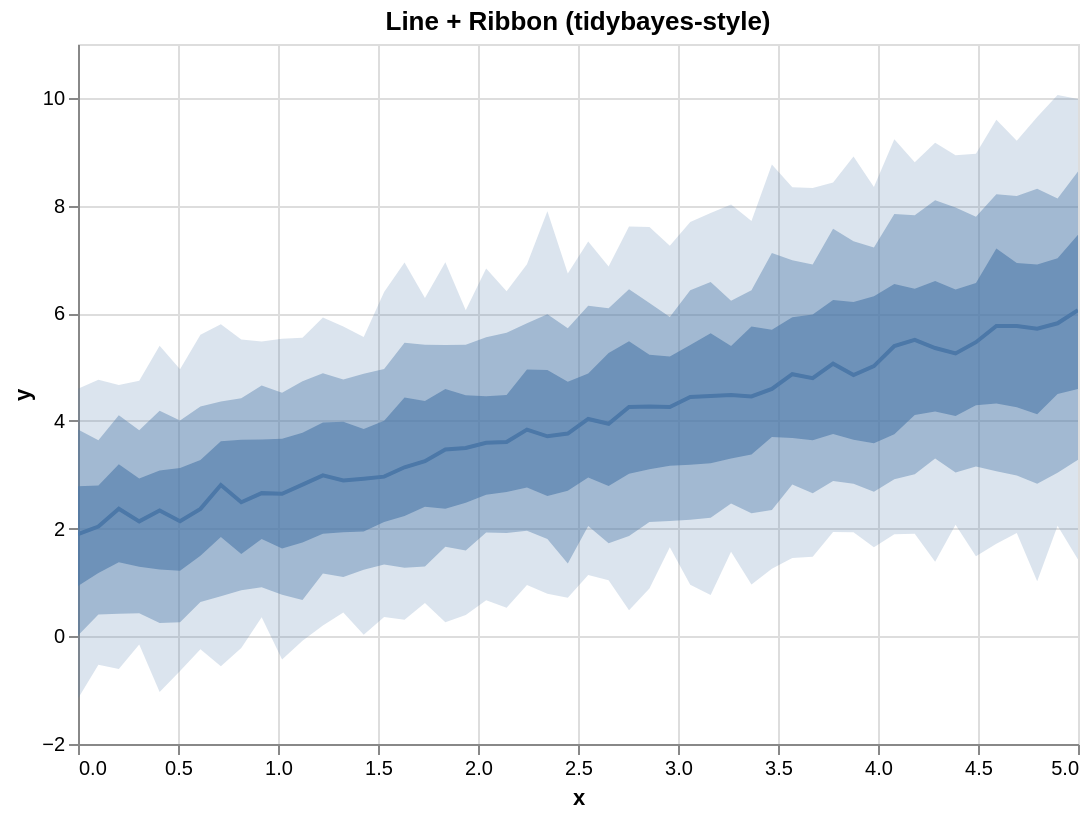

The specification (Vega-Lite) saved for this image:
### Vega-Lite specification from a JSON file in a GitHub repository (floating-point values rounded to 4 significant figures)
{"$schema": "https://vega.github.io/schema/vega-lite/v5.json", "config": {"axis": {"labelLimit": 0}, "header": {"labelLimit": 0}, "legend": {"labelLimit": 0}}, "data": {"values": [{"__median__": 4.259, "hi_0_5_": 5.478, "hi_0_8_": 6.445, "hi_0_95_": 7.609, "lo_0_5_": 3.017, "lo_0_8_": 1.865, "lo_0_95_": 0.4817, "x": 2.755}, {"__median__": 2.989, "hi_0_5_": 3.969, "hi_0_8_": 4.886, "hi_0_95_": 5.921, "lo_0_5_": 1.903, "lo_0_8_": 1.168, "lo_0_95_": 0.1989, "x": 1.224}, {"__median__": 4.481, "hi_0_5_": 5.391, "hi_0_8_": 6.233, "hi_0_95_": 8.019, "lo_0_5_": 3.304, "lo_0_8_": 2.465, "lo_0_95_": 1.571, "x": 3.265}, {"__median__": 5.064, "hi_0_5_": 6.243, "hi_0_8_": 7.568, "hi_0_95_": 8.427, "lo_0_5_": 3.757, "lo_0_8_": 2.882, "lo_0_95_": 1.936, "x": 3.776}, {"__median__": 5.462, "hi_0_5_": 6.563, "hi_0_8_": 7.793, "hi_0_95_": 8.963, "lo_0_5_": 4.289, "lo_0_8_": 3.152, "lo_0_95_": 1.488, "x": 4.49}, {"__median__": 2.037, "hi_0_5_": 2.801, "hi_0_8_": 3.64, "hi_0_95_": 4.766, "lo_0_5_": 1.176, "lo_0_8_": 0.4034, "lo_0_95_": -0.5273, "x": 0.102}, {"__median__": 5.39, "hi_0_5_": 6.541, "hi_0_8_": 7.842, "hi_0_95_": 9.229, "lo_0_5_": 3.75, "lo_0_8_": 2.915, "lo_0_95_": 1.894, "x": 4.082}, {"__median__": 2.134, "hi_0_5_": 2.93, "hi_0_8_": 3.826, "hi_0_95_": 4.746, "lo_0_5_": 1.292, "lo_0_8_": 0.4303, "lo_0_95_": -0.1507, "x": 0.3061}, {"__median__": 5.712, "hi_0_5_": 6.904, "hi_0_8_": 8.313, "hi_0_95_": 9.643, "lo_0_5_": 4.123, "lo_0_8_": 2.832, "lo_0_95_": 1.024, "x": 4.796}, {"__median__": 3.714, "hi_0_5_": 4.944, "hi_0_8_": 5.982, "hi_0_95_": 7.895, "lo_0_5_": 2.606, "lo_0_8_": 1.807, "lo_0_95_": 0.7923, "x": 2.347}, {"__median__": 2.369, "hi_0_5_": 3.196, "hi_0_8_": 4.105, "hi_0_95_": 4.666, "lo_0_5_": 1.375, "lo_0_8_": 0.4178, "lo_0_95_": -0.6051, "x": 0.2041}, {"__median__": 4.463, "hi_0_5_": 5.627, "hi_0_8_": 6.582, "hi_0_95_": 7.862, "lo_0_5_": 3.214, "lo_0_8_": 2.202, "lo_0_95_": 0.7654, "x": 3.163}, {"__median__": 5.506, "hi_0_5_": 6.455, "hi_0_8_": 7.82, "hi_0_95_": 8.804, "lo_0_5_": 4.109, "lo_0_8_": 3.008, "lo_0_95_": 1.902, "x": 4.184}, {"__median__": 3.838, "hi_0_5_": 4.956, "hi_0_8_": 5.813, "hi_0_95_": 6.91, "lo_0_5_": 2.763, "lo_0_8_": 1.961, "lo_0_95_": 0.9551, "x": 2.245}, {"__median__": 4.037, "hi_0_5_": 4.881, "hi_0_8_": 6.138, "hi_0_95_": 7.331, "lo_0_5_": 2.951, "lo_0_8_": 2.048, "lo_0_95_": 1.137, "x": 2.551}, {"__median__": 2.647, "hi_0_5_": 3.67, "hi_0_8_": 4.525, "hi_0_95_": 5.528, "lo_0_5_": 1.629, "lo_0_8_": 0.7703, "lo_0_95_": -0.4323, "x": 1.02}, {"__median__": 4.867, "hi_0_5_": 5.925, "hi_0_8_": 6.986, "hi_0_95_": 8.338, "lo_0_5_": 3.684, "lo_0_8_": 2.819, "lo_0_95_": 1.455, "x": 3.571}, {"__median__": 5.018, "hi_0_5_": 6.318, "hi_0_8_": 7.22, "hi_0_95_": 8.345, "lo_0_5_": 3.584, "lo_0_8_": 2.684, "lo_0_95_": 1.656, "x": 3.98}, {"__median__": 2.809, "hi_0_5_": 3.622, "hi_0_8_": 4.362, "hi_0_95_": 5.794, "lo_0_5_": 1.846, "lo_0_8_": 0.7446, "lo_0_95_": -0.5552, "x": 0.7143}, {"__median__": 5.353, "hi_0_5_": 6.599, "hi_0_8_": 8.099, "hi_0_95_": 9.168, "lo_0_5_": 4.173, "lo_0_8_": 3.302, "lo_0_95_": 1.385, "x": 4.286}, {"__median__": 2.49, "hi_0_5_": 3.65, "hi_0_8_": 4.42, "hi_0_95_": 5.513, "lo_0_5_": 1.528, "lo_0_8_": 0.8538, "lo_0_95_": -0.2182, "x": 0.8163}, {"__median__": 3.948, "hi_0_5_": 5.261, "hi_0_8_": 6.094, "hi_0_95_": 6.867, "lo_0_5_": 2.794, "lo_0_8_": 1.73, "lo_0_95_": 1.039, "x": 2.653}, {"__median__": 5.813, "hi_0_5_": 7.023, "hi_0_8_": 8.131, "hi_0_95_": 10.05, "lo_0_5_": 4.5, "lo_0_8_": 3.037, "lo_0_95_": 2.053, "x": 4.898}, {"__median__": 4.267, "hi_0_5_": 5.228, "hi_0_8_": 6.19, "hi_0_95_": 7.603, "lo_0_5_": 3.101, "lo_0_8_": 2.124, "lo_0_95_": 0.8881, "x": 2.857}, {"__median__": 3.469, "hi_0_5_": 4.594, "hi_0_8_": 5.408, "hi_0_95_": 6.949, "lo_0_5_": 2.368, "lo_0_8_": 1.665, "lo_0_95_": 0.2605, "x": 1.837}, {"__median__": 4.795, "hi_0_5_": 5.975, "hi_0_8_": 6.907, "hi_0_95_": 8.324, "lo_0_5_": 3.64, "lo_0_8_": 2.657, "lo_0_95_": 1.477, "x": 3.673}, {"__median__": 3.608, "hi_0_5_": 4.48, "hi_0_8_": 5.636, "hi_0_95_": 6.408, "lo_0_5_": 2.678, "lo_0_8_": 1.919, "lo_0_95_": 0.5314, "x": 2.143}, {"__median__": 5.763, "hi_0_5_": 6.932, "hi_0_8_": 8.176, "hi_0_95_": 9.205, "lo_0_5_": 4.254, "lo_0_8_": 2.988, "lo_0_95_": 1.919, "x": 4.694}, {"__median__": 2.895, "hi_0_5_": 3.985, "hi_0_8_": 4.771, "hi_0_95_": 5.755, "lo_0_5_": 1.932, "lo_0_8_": 1.1, "lo_0_95_": 0.4435, "x": 1.327}, {"__median__": 2.136, "hi_0_5_": 3.127, "hi_0_8_": 4.007, "hi_0_95_": 4.958, "lo_0_5_": 1.216, "lo_0_8_": 0.2592, "lo_0_95_": -0.6452, "x": 0.5102}, {"__median__": 3.766, "hi_0_5_": 4.727, "hi_0_8_": 5.72, "hi_0_95_": 6.737, "lo_0_5_": 2.702, "lo_0_8_": 1.354, "lo_0_95_": 0.7181, "x": 2.449}, {"__median__": 4.444, "hi_0_5_": 5.409, "hi_0_8_": 6.425, "hi_0_95_": 7.695, "lo_0_5_": 3.186, "lo_0_8_": 2.164, "lo_0_95_": 0.957, "x": 3.061}, {"__median__": 6.057, "hi_0_5_": 7.459, "hi_0_8_": 8.633, "hi_0_95_": 9.978, "lo_0_5_": 4.591, "lo_0_8_": 3.281, "lo_0_95_": 1.427, "x": 5.0}, {"__median__": 5.764, "hi_0_5_": 7.202, "hi_0_8_": 8.211, "hi_0_95_": 9.593, "lo_0_5_": 4.324, "lo_0_8_": 3.066, "lo_0_95_": 1.72, "x": 4.592}, {"__median__": 2.366, "hi_0_5_": 3.275, "hi_0_8_": 4.268, "hi_0_95_": 5.6, "lo_0_5_": 1.495, "lo_0_8_": 0.6369, "lo_0_95_": -0.2408, "x": 0.6122}, {"__median__": 3.496, "hi_0_5_": 4.476, "hi_0_8_": 5.413, "hi_0_95_": 6.056, "lo_0_5_": 2.481, "lo_0_8_": 1.594, "lo_0_95_": 0.3973, "x": 1.939}, {"__median__": 2.965, "hi_0_5_": 4.003, "hi_0_8_": 4.966, "hi_0_95_": 6.395, "lo_0_5_": 2.122, "lo_0_8_": 1.333, "lo_0_95_": 0.3574, "x": 1.531}, {"__median__": 4.853, "hi_0_5_": 6.209, "hi_0_8_": 7.337, "hi_0_95_": 8.913, "lo_0_5_": 3.652, "lo_0_8_": 2.833, "lo_0_95_": 1.935, "x": 3.878}, {"__median__": 3.594, "hi_0_5_": 4.457, "hi_0_8_": 5.556, "hi_0_95_": 6.832, "lo_0_5_": 2.629, "lo_0_8_": 1.926, "lo_0_95_": 0.6683, "x": 2.041}, {"__median__": 2.926, "hi_0_5_": 3.851, "hi_0_8_": 4.875, "hi_0_95_": 5.558, "lo_0_5_": 1.949, "lo_0_8_": 1.238, "lo_0_95_": 0.03068, "x": 1.429}, {"__median__": 2.335, "hi_0_5_": 3.08, "hi_0_8_": 4.191, "hi_0_95_": 5.394, "lo_0_5_": 1.241, "lo_0_8_": 0.2466, "lo_0_95_": -1.033, "x": 0.4082}, {"__median__": 4.455, "hi_0_5_": 5.754, "hi_0_8_": 6.426, "hi_0_95_": 7.714, "lo_0_5_": 3.378, "lo_0_8_": 2.286, "lo_0_95_": 0.9637, "x": 3.367}, {"__median__": 1.899, "hi_0_5_": 2.785, "hi_0_8_": 3.839, "hi_0_95_": 4.598, "lo_0_5_": 0.933, "lo_0_8_": 0.01297, "lo_0_95_": -1.153, "x": 0.0}, {"__median__": 5.253, "hi_0_5_": 6.44, "hi_0_8_": 7.966, "hi_0_95_": 8.933, "lo_0_5_": 4.093, "lo_0_8_": 3.042, "lo_0_95_": 2.071, "x": 4.388}, {"__median__": 2.659, "hi_0_5_": 3.653, "hi_0_8_": 4.658, "hi_0_95_": 5.473, "lo_0_5_": 1.808, "lo_0_8_": 0.9132, "lo_0_95_": 0.3524, "x": 0.9184}, {"__median__": 3.251, "hi_0_5_": 4.369, "hi_0_8_": 5.416, "hi_0_95_": 6.284, "lo_0_5_": 2.407, "lo_0_8_": 1.298, "lo_0_95_": 0.6184, "x": 1.735}, {"__median__": 4.258, "hi_0_5_": 5.196, "hi_0_8_": 5.93, "hi_0_95_": 7.253, "lo_0_5_": 3.168, "lo_0_8_": 2.143, "lo_0_95_": 1.652, "x": 2.959}, {"__median__": 3.139, "hi_0_5_": 4.437, "hi_0_8_": 5.451, "hi_0_95_": 6.944, "lo_0_5_": 2.234, "lo_0_8_": 1.271, "lo_0_95_": 0.3061, "x": 1.633}, {"__median__": 4.595, "hi_0_5_": 5.694, "hi_0_8_": 7.119, "hi_0_95_": 8.764, "lo_0_5_": 3.7, "lo_0_8_": 2.346, "lo_0_95_": 1.257, "x": 3.469}, {"__median__": 2.817, "hi_0_5_": 3.779, "hi_0_8_": 4.736, "hi_0_95_": 5.544, "lo_0_5_": 1.744, "lo_0_8_": 0.6745, "lo_0_95_": -0.08304, "x": 1.122}]}, "height": 350, "layer": [{"_lr_layer": true, "encoding": {"tooltip": [{"field": "x", "title": "x", "type": "quantitative"}, {"field": "__median__", "title": "median", "type": "quantitative"}, {"field": "lo_0_95_", "title": "95% lo", "type": "quantitative"}, {"field": "hi_0_95_", "title": "95% hi", "type": "quantitative"}], "x": {"field": "x", "scale": {"zero": false}, "type": "quantitative"}, "y": {"field": "lo_0_95_", "scale": {"zero": false}, "title": "y", "type": "quantitative"}, "y2": {"field": "hi_0_95_"}}, "mark": {"line": false, "opacity": 0.2, "type": "area"}, "params": [{"bind": "scales", "name": "grid", "select": {"encodings": ["x", "y"], "type": "interval"}}]}, {"_lr_layer": true, "encoding": {"tooltip": [{"field": "x", "title": "x", "type": "quantitative"}, {"field": "__median__", "title": "median", "type": "quantitative"}, {"field": "lo_0_95_", "title": "95% lo", "type": "quantitative"}, {"field": "hi_0_95_", "title": "95% hi", "type": "quantitative"}], "x": {"field": "x", "scale": {"zero": false}, "type": "quantitative"}, "y": {"field": "lo_0_8_", "scale": {"zero": false}, "title": "y", "type": "quantitative"}, "y2": {"field": "hi_0_8_"}}, "mark": {"line": false, "opacity": 0.4, "type": "area"}}, {"_lr_layer": true, "encoding": {"tooltip": [{"field": "x", "title": "x", "type": "quantitative"}, {"field": "__median__", "title": "median", "type": "quantitative"}, {"field": "lo_0_95_", "title": "95% lo", "type": "quantitative"}, {"field": "hi_0_95_", "title": "95% hi", "type": "quantitative"}], "x": {"field": "x", "scale": {"zero": false}, "type": "quantitative"}, "y": {"field": "lo_0_5_", "scale": {"zero": false}, "title": "y", "type": "quantitative"}, "y2": {"field": "hi_0_5_"}}, "mark": {"line": false, "opacity": 0.6, "type": "area"}}, {"_lr_layer": true, "encoding": {"tooltip": [{"field": "x", "title": "x", "type": "quantitative"}, {"field": "__median__", "title": "median", "type": "quantitative"}, {"field": "lo_0_95_", "title": "95% lo", "type": "quantitative"}, {"field": "hi_0_95_", "title": "95% hi", "type": "quantitative"}], "x": {"field": "x", "scale": {"zero": false}, "type": "quantitative"}, "y": {"field": "__median__", "scale": {"zero": false}, "title": "y", "type": "quantitative"}}, "mark": {"strokeWidth": 2, "type": "line"}}], "title": "Line + Ribbon (tidybayes-style)", "width": 500}
